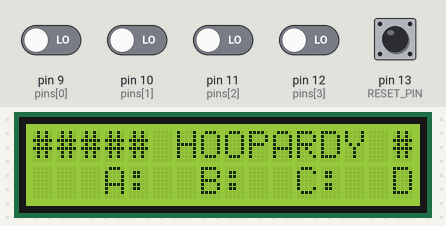
Recording of a sketch running on a simulated Arduino Uno, built with avr-gcc and run on an emulated ATmega328P. On the bench: 16×2 character LCD. The inputs (shaded band) are chosen by the test bench; at power-on: pin 9 (pins[0]), pin 10 (pins[1]), pin 11 (pins[2]), pin 12 (pins[3]), pin 13 (RESET_PIN) LOW.

Above: at 1.3 s.
1.4 s: pin 9 (pins[0]) driven HIGH
At 2.1 s:
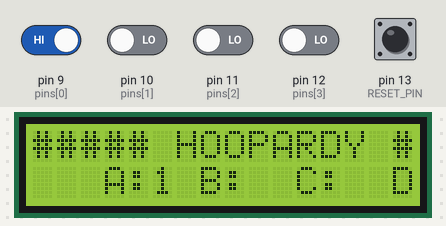
2.9 s: pin 10 (pins[1]) driven HIGH
At 3.3 s:
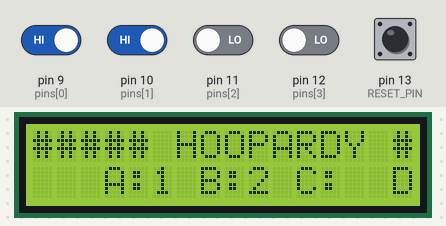
4.4 s: pin 11 (pins[2]) driven HIGH
At 5.7 s:
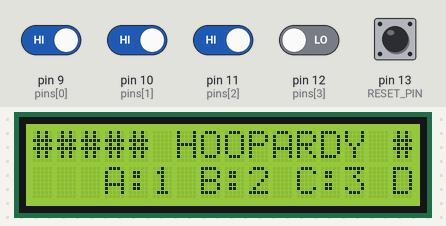
Timing chart, 0 to 7.4 s (numbered marks = the images above; inputs shaded):
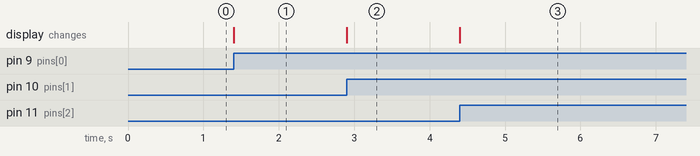

Measured:
- after the input at 1.4 s, the display: changes at once (image 1)
- after the input at 2.9 s, the display: changes at once (image 2)
- after the input at 4.4 s, the display: changes at once (image 3)

The sketch:

GameController.ino
```cpp
#include <stdio.h>
#include <string.h>
#include <Wire.h>
#include <LiquidCrystal_I2C.h>

#define NUMPINS 4

int RESET_PIN = 13;

int pins[] = {9, 10, 11, 12};
unsigned long lastPressed[] = {0, 0, 0, 0};
char *words[NUMPINS];

boolean isCurrentlyPressed = false;

unsigned int globalDelayTimeMs = 60 * 1000;
unsigned long globalTime = 0;

LiquidCrystal_I2C lcd(0x27, 16, 2);

void resetCounter()
{
    for (unsigned short i = 0; i < NUMPINS; i++)
    {
        lastPressed[i] = 0;
    }
    lcd.clear();
    lcd.setCursor(0, 0);
    lcd.print("##### HOOPARDY #####");
    lcd.setCursor(0, 2);
    lcd.print("   A:  B:  C:  D:   ");
    isCurrentlyPressed = false;
}


void setup()
{
    Wire.begin();
    Serial.begin(9600);

    for (unsigned short i = 0; i < NUMPINS; i++)
    {
        pinMode(pins[i], INPUT);
    }
    pinMode(RESET_PIN, INPUT);

    lcd.init();
    lcd.backlight();
    resetCounter();
}

char *intToString(int num)
{
    int length = snprintf(NULL, 0, "%d", num);
    char *str = (char *)malloc(length + 1);
    snprintf(str, length + 1, "%d", num);
    return str;
}

char *joinStrings(char *strings[])
{
    int totalLength = 0;
    for (int i = 0; i < NUMPINS; ++i)
    {
        totalLength += strlen(strings[i]);
    }
    totalLength += NUMPINS - 1; // Account for the commas

    char *result = (char *)malloc(totalLength + 1);
    strcpy(result, strings[0]);

    for (int i = 1; i < NUMPINS; ++i)
    {
        strcat(result, ",");
        strcat(result, strings[i]);
    }

    return result;
}

char *calcRank(int pinIdx)
{
    char *posPinA = "-";
    if (lastPressed[pinIdx] > 0)
    {
        int counter = 1;
        for (unsigned short i = 0; i < NUMPINS; i++)
        {
            if (i == pinIdx)
            {
                continue;
            }
            if (lastPressed[i] != 0 && lastPressed[i] < lastPressed[pinIdx])
            {
                counter++;
            }
        }
        posPinA = intToString(counter);
    }
    return posPinA;
}

void updateDisplay()
{
    for (unsigned short i = 0; i < NUMPINS; i++)
    {
        //words[i] = calcRank(i);
        lcd.setCursor(i * 2, 2);
        lcd.print(String(calcRank(i)));
    }

    char *joinedString = joinStrings(words);
    //lcd.setCursor(0, 2);
    //lcd.print(joinedString);
}


void press(int pinIdx)
{
    if (lastPressed[pinIdx] > 0)
    {
        return;
    }

    unsigned long currentTime = millis();
    if (!isCurrentlyPressed)
    {
        globalTime = currentTime;
    }
    isCurrentlyPressed = true;
    lastPressed[pinIdx] = currentTime;

    lcd.setCursor((pinIdx + 1) * 4 + 1, 2);
    lcd.print(String(calcRank(pinIdx)));

    //updateDisplay();
}

void scanI2C()
{
    byte error, address;
    int nDevices;

    Serial.println("Scanning...");

    nDevices = 0;
    for (address = 1; address < 127; address++)
    {
        // The i2c_scanner uses the return value of
        // the Write.endTransmisstion to see if
        // a device did acknowledge to the address.
        Wire.beginTransmission(address);
        error = Wire.endTransmission();

        if (error == 0)
        {
            Serial.print("I2C device found at address 0x");
            if (address < 16)
                Serial.print("0");
            Serial.print(address, HEX);
            Serial.println("  !");

            nDevices++;
        }
        else if (error == 4)
        {
            Serial.print("Unknown error at address 0x");
            if (address < 16)
                Serial.print("0");
            Serial.println(address, HEX);
        }
    }
    if (nDevices == 0)
        Serial.println("No I2C devices found\n");
    else
        Serial.println("done\n");

    delay(5000); // wait 5 seconds for next scan
}

void loop()
{
    unsigned long currentTime = millis();
    if (isCurrentlyPressed && currentTime - globalTime >= globalDelayTimeMs)
    {
        resetCounter();
    }

    for (unsigned short i = 0; i < NUMPINS; i++)
    {
        if (digitalRead(pins[i]) == HIGH)
        {
            press(i);
        }
    }

    if (digitalRead(RESET_PIN) == HIGH)
    {
        resetCounter();
        delay(500);
    }

    // scanI2C();
}
```
